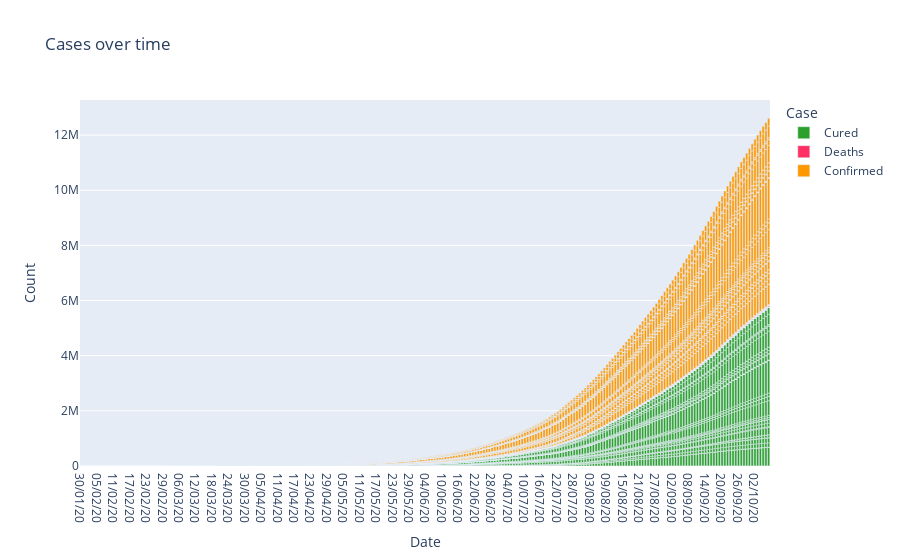

The cell this chart's notebook holds for it:
### Code cell
# stacked bar chart

# subset columns
temp = data_new[['Date', 'Cured', 'Deaths', 'Confirmed']]

# melt data
temp = temp.melt(value_vars=['Cured', 'Deaths', 'Confirmed'],
                 id_vars="Date", var_name='Case', value_name='Count')
temp.head()

# plot
fig_2 = px.bar(temp, x="Date", y="Count", color='Case', 
               title='Cases over time', color_discrete_sequence = [rec, dth, act])
fig_2.show()

### Figure 1 — Plotly figure (JSON) as saved in the notebook; plotly's stock layout.template omitted (floating-point values rounded to 4 significant figures; data arrays with more than 128 entries replaced by an {"elided": "..."} marker saying what was removed)
{"data": [{"alignmentgroup": "True", "hovertemplate": "Case=Cured<br>Date=%{x}<br>Count=%{y}<extra></extra>", "legendgroup": "Cured", "marker": {"color": "#2ca02c"}, "name": "Cured", "offsetgroup": "Cured", "orientation": "v", "showlegend": true, "textposition": "auto", "type": "bar", "x": {"elided": "7086 str values"}, "xaxis": "x", "y": {"elided": "7086 int values"}, "yaxis": "y"}, {"alignmentgroup": "True", "hovertemplate": "Case=Deaths<br>Date=%{x}<br>Count=%{y}<extra></extra>", "legendgroup": "Deaths", "marker": {"color": "#ff2e63"}, "name": "Deaths", "offsetgroup": "Deaths", "orientation": "v", "showlegend": true, "textposition": "auto", "type": "bar", "x": {"elided": "7086 str values"}, "xaxis": "x", "y": {"elided": "7086 int values"}, "yaxis": "y"}, {"alignmentgroup": "True", "hovertemplate": "Case=Confirmed<br>Date=%{x}<br>Count=%{y}<extra></extra>", "legendgroup": "Confirmed", "marker": {"color": "#fe9801"}, "name": "Confirmed", "offsetgroup": "Confirmed", "orientation": "v", "showlegend": true, "textposition": "auto", "type": "bar", "x": {"elided": "7086 str values"}, "xaxis": "x", "y": {"elided": "7086 int values"}, "yaxis": "y"}], "layout": {"barmode": "relative", "legend": {"title": {"text": "Case"}, "tracegroupgap": 0}, "title": {"text": "Cases over time"}, "xaxis": {"anchor": "y", "domain": [0, 1], "title": {"text": "Date"}}, "yaxis": {"anchor": "x", "domain": [0, 1], "title": {"text": "Count"}}}}
